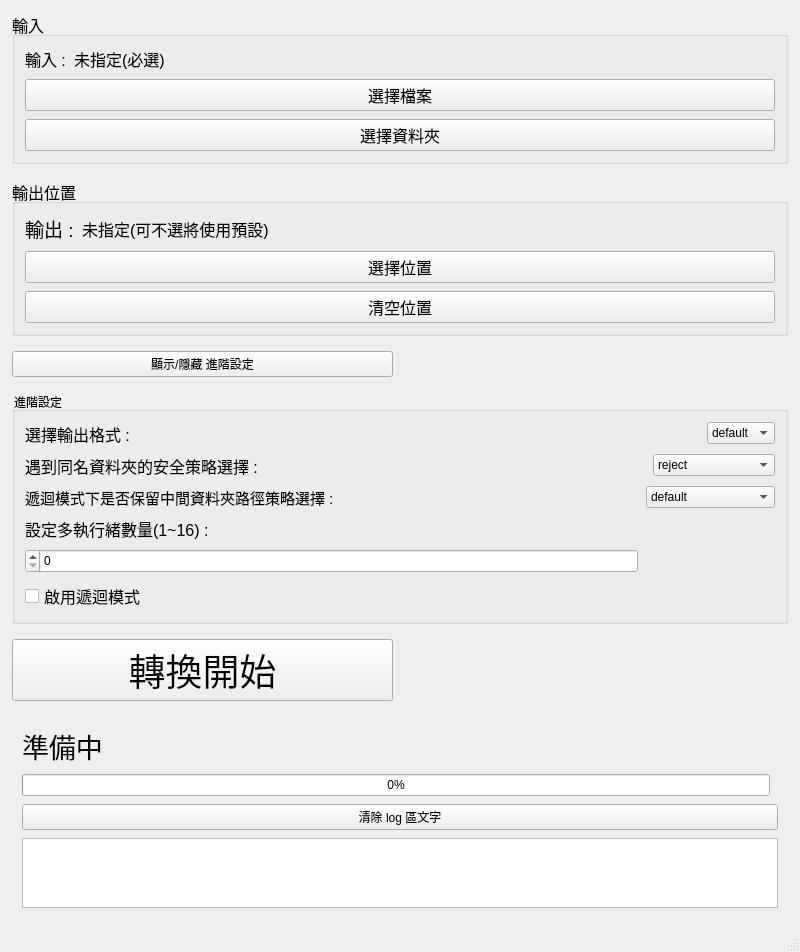
<?xml version="1.0" encoding="UTF-8"?>
<ui version="4.0">
 <class>MainWindow</class>
 <widget class="QMainWindow" name="MainWindow">
  <property name="geometry">
   <rect>
    <x>0</x>
    <y>0</y>
    <width>800</width>
    <height>916</height>
   </rect>
  </property>
  <property name="windowTitle">
   <string>MainWindow</string>
  </property>
  <widget class="QWidget" name="centralwidget">
   <layout class="QGridLayout" name="gridLayout_2">
    <property name="leftMargin">
     <number>12</number>
    </property>
    <property name="topMargin">
     <number>12</number>
    </property>
    <property name="rightMargin">
     <number>12</number>
    </property>
    <property name="bottomMargin">
     <number>12</number>
    </property>
    <property name="spacing">
     <number>15</number>
    </property>
    <item row="2" column="0">
     <widget class="QPushButton" name="btnAdvanced">
      <property name="text">
       <string>顯示/隱藏 進階設定</string>
      </property>
     </widget>
    </item>
    <item row="3" column="0" colspan="2">
     <widget class="QGroupBox" name="groupBox_advanced">
      <property name="layoutDirection">
       <enum>Qt::LayoutDirection::RightToLeft</enum>
      </property>
      <property name="title">
       <string>進階設定</string>
      </property>
      <property name="alignment">
       <set>Qt::AlignmentFlag::AlignRight|Qt::AlignmentFlag::AlignTop|Qt::AlignmentFlag::AlignTrailing</set>
      </property>
      <layout class="QFormLayout" name="formLayout">
       <property name="horizontalSpacing">
        <number>8</number>
       </property>
       <property name="verticalSpacing">
        <number>8</number>
       </property>
       <property name="leftMargin">
        <number>10</number>
       </property>
       <property name="topMargin">
        <number>10</number>
       </property>
       <property name="rightMargin">
        <number>10</number>
       </property>
       <property name="bottomMargin">
        <number>10</number>
       </property>
       <item row="0" column="0">
        <widget class="QComboBox" name="comboFormat">
         <property name="mouseTracking">
          <bool>false</bool>
         </property>
         <property name="layoutDirection">
          <enum>Qt::LayoutDirection::LeftToRight</enum>
         </property>
         <property name="maxVisibleItems">
          <number>10</number>
         </property>
         <property name="minimumContentsLength">
          <number>0</number>
         </property>
         <item>
          <property name="text">
           <string>default</string>
          </property>
         </item>
         <item>
          <property name="text">
           <string>txt</string>
          </property>
         </item>
         <item>
          <property name="text">
           <string>md</string>
          </property>
         </item>
         <item>
          <property name="text">
           <string>html</string>
          </property>
         </item>
        </widget>
       </item>
       <item row="0" column="1">
        <widget class="QLabel" name="format_label">
         <property name="font">
          <font>
           <pointsize>12</pointsize>
          </font>
         </property>
         <property name="text">
          <string>選擇輸出格式 : </string>
         </property>
        </widget>
       </item>
       <item row="1" column="0">
        <widget class="QComboBox" name="comboBox_dirPolicy">
         <property name="layoutDirection">
          <enum>Qt::LayoutDirection::LeftToRight</enum>
         </property>
         <item>
          <property name="text">
           <string>reject</string>
          </property>
         </item>
         <item>
          <property name="text">
           <string>overwrite</string>
          </property>
         </item>
         <item>
          <property name="text">
           <string>renamewithsuffix</string>
          </property>
         </item>
        </widget>
       </item>
       <item row="1" column="1">
        <widget class="QLabel" name="dirPolicy_label">
         <property name="font">
          <font>
           <pointsize>12</pointsize>
          </font>
         </property>
         <property name="text">
          <string>遇到同名資料夾的安全策略選擇 : </string>
         </property>
        </widget>
       </item>
       <item row="2" column="0">
        <widget class="QComboBox" name="comboBox_preserveRelativeStructure">
         <property name="layoutDirection">
          <enum>Qt::LayoutDirection::LeftToRight</enum>
         </property>
         <item>
          <property name="text">
           <string>default</string>
          </property>
         </item>
         <item>
          <property name="text">
           <string>preserve-structure</string>
          </property>
         </item>
         <item>
          <property name="text">
           <string>flat-output</string>
          </property>
         </item>
        </widget>
       </item>
       <item row="2" column="1">
        <widget class="QLabel" name="preserveRelativeStructure_label">
         <property name="font">
          <font>
           <pointsize>11</pointsize>
          </font>
         </property>
         <property name="text">
          <string>遞迴模式下是否保留中間資料夾路徑策略選擇 :</string>
         </property>
        </widget>
       </item>
       <item row="3" column="1">
        <widget class="QLabel" name="thread_label">
         <property name="font">
          <font>
           <pointsize>12</pointsize>
          </font>
         </property>
         <property name="text">
          <string>設定多執行緒數量(1~16) :</string>
         </property>
        </widget>
       </item>
       <item row="5" column="1">
        <widget class="QCheckBox" name="recursiveCheckBox">
         <property name="font">
          <font>
           <pointsize>12</pointsize>
          </font>
         </property>
         <property name="layoutDirection">
          <enum>Qt::LayoutDirection::LeftToRight</enum>
         </property>
         <property name="text">
          <string>啟用遞迴模式</string>
         </property>
        </widget>
       </item>
       <item row="4" column="1">
        <widget class="QSpinBox" name="spinBox_threadNum">
         <property name="minimumSize">
          <size>
           <width>41</width>
           <height>24</height>
          </size>
         </property>
        </widget>
       </item>
      </layout>
     </widget>
    </item>
    <item row="5" column="0" colspan="2">
     <widget class="QWidget" name="widget_FeedBack" native="true">
      <layout class="QGridLayout" name="gridLayout">
       <property name="leftMargin">
        <number>10</number>
       </property>
       <property name="topMargin">
        <number>10</number>
       </property>
       <property name="rightMargin">
        <number>10</number>
       </property>
       <property name="bottomMargin">
        <number>10</number>
       </property>
       <property name="spacing">
        <number>8</number>
       </property>
       <item row="3" column="0">
        <widget class="QProgressBar" name="progressBar">
         <property name="value">
          <number>0</number>
         </property>
        </widget>
       </item>
       <item row="2" column="0">
        <widget class="QLabel" name="label_status">
         <property name="font">
          <font>
           <pointsize>20</pointsize>
          </font>
         </property>
         <property name="text">
          <string>準備中</string>
         </property>
        </widget>
       </item>
       <item row="6" column="0" colspan="2">
        <widget class="QPlainTextEdit" name="plainTextEdit_log"/>
       </item>
       <item row="4" column="0" colspan="2">
        <widget class="QPushButton" name="btnCleanLog">
         <property name="text">
          <string>清除 log 區文字</string>
         </property>
        </widget>
       </item>
      </layout>
     </widget>
    </item>
    <item row="0" column="0" colspan="2">
     <widget class="QGroupBox" name="groupBox_input">
      <property name="font">
       <font>
        <pointsize>12</pointsize>
       </font>
      </property>
      <property name="title">
       <string>輸入</string>
      </property>
      <layout class="QFormLayout" name="formLayout_3">
       <property name="horizontalSpacing">
        <number>8</number>
       </property>
       <property name="verticalSpacing">
        <number>8</number>
       </property>
       <property name="leftMargin">
        <number>10</number>
       </property>
       <property name="topMargin">
        <number>10</number>
       </property>
       <property name="rightMargin">
        <number>10</number>
       </property>
       <property name="bottomMargin">
        <number>10</number>
       </property>
       <item row="0" column="0">
        <widget class="QLabel" name="label_showinput">
         <property name="text">
          <string>輸入 :</string>
         </property>
        </widget>
       </item>
       <item row="0" column="1">
        <widget class="QLabel" name="InputInfo">
         <property name="text">
          <string>未指定(必選)</string>
         </property>
        </widget>
       </item>
       <item row="2" column="0" colspan="2">
        <widget class="QPushButton" name="btnSelectInputFile">
         <property name="text">
          <string>選擇檔案</string>
         </property>
        </widget>
       </item>
       <item row="3" column="0" colspan="2">
        <widget class="QPushButton" name="btnSelectInputDir">
         <property name="text">
          <string>選擇資料夾</string>
         </property>
        </widget>
       </item>
      </layout>
     </widget>
    </item>
    <item row="1" column="0" colspan="2">
     <widget class="QGroupBox" name="groupBox_output">
      <property name="font">
       <font>
        <pointsize>12</pointsize>
       </font>
      </property>
      <property name="title">
       <string>輸出位置</string>
      </property>
      <layout class="QFormLayout" name="formLayout_2">
       <property name="horizontalSpacing">
        <number>8</number>
       </property>
       <property name="verticalSpacing">
        <number>8</number>
       </property>
       <property name="leftMargin">
        <number>10</number>
       </property>
       <property name="topMargin">
        <number>10</number>
       </property>
       <property name="rightMargin">
        <number>10</number>
       </property>
       <property name="bottomMargin">
        <number>10</number>
       </property>
       <item row="0" column="0">
        <widget class="QLabel" name="label_showOutput">
         <property name="font">
          <font>
           <pointsize>14</pointsize>
          </font>
         </property>
         <property name="text">
          <string>輸出 :</string>
         </property>
        </widget>
       </item>
       <item row="0" column="1">
        <widget class="QLabel" name="OutputInfo">
         <property name="font">
          <font>
           <pointsize>12</pointsize>
          </font>
         </property>
         <property name="text">
          <string>未指定(可不選將使用預設)</string>
         </property>
        </widget>
       </item>
       <item row="1" column="0" colspan="2">
        <widget class="QPushButton" name="btnSelectOutput">
         <property name="text">
          <string>選擇位置</string>
         </property>
        </widget>
       </item>
       <item row="3" column="0" colspan="2">
        <widget class="QPushButton" name="btnCleanOutput">
         <property name="text">
          <string>清空位置</string>
         </property>
        </widget>
       </item>
      </layout>
     </widget>
    </item>
    <item row="4" column="0">
     <widget class="QPushButton" name="btnConvert">
      <property name="font">
       <font>
        <pointsize>28</pointsize>
       </font>
      </property>
      <property name="text">
       <string>轉換開始</string>
      </property>
     </widget>
    </item>
   </layout>
  </widget>
  <widget class="QMenuBar" name="menubar">
   <property name="geometry">
    <rect>
     <x>0</x>
     <y>0</y>
     <width>800</width>
     <height>20</height>
    </rect>
   </property>
  </widget>
  <widget class="QStatusBar" name="statusbar"/>
 </widget>
 <resources/>
 <connections/>
</ui>
